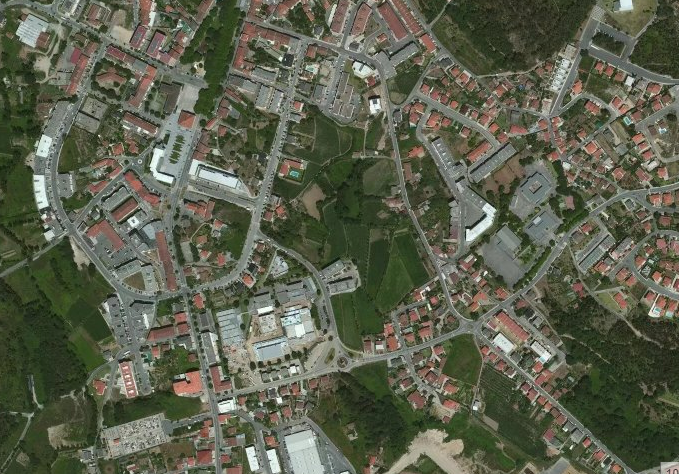
#> input picture library/test_files/braga_satellite.png, 679 x 474 px
$ jupyter execute --allow-errors Demo-RiskMaps.ipynb
#> lines starting #> are read from the running program, lines starting #| are printed output that depends on the picture
### library/RiskMaps.py
from osgeo import gdal
from osgeo import osr
import numpy as np
import os, sys
from tensorflow.keras.models import load_model
from random import seed,uniform
import json
import cv2
import math
from math import cos
from RiskLocation import acess_risk_location

# [16 lines left out: functions getImageBing, meters_to_lon, meters_to_lat, not called in this run]


def read_settings(f):
    with open(f) as fp:
        settings = json.load(fp)['settings']
    model1 = settings['model1']
    model2 = settings['model2']
    cell_x = settings["cell_size_x"]
    cell_y = settings["cell_size_y"]

    model1 = load_model(model1)
    model2 = load_model(model2)

    return (model1,model2,cell_x,cell_y)


# [100 lines left out: functions get_loc_img, calculate_risks, create_geoTiff, not called in this run]

def get_square(geofile):

    with open(geofile) as f:
        geodict = json.load(f)
    lon_min,lon_max,lat_min,lat_max = math.inf,-math.inf,math.inf,-math.inf

    for i in geodict['features'][0]['geometry']['coordinates'][0]:
        ##print(i)
        if i[0] < lon_min: lon_min=i[0]
        if i[0] > lon_max: lon_max=i[0]
        if i[1] < lat_min: lat_min=i[1]
        if i[1] > lat_max: lat_max=i[1]


    return (lon_min,lon_max,lat_min,lat_max)

##create_geoTiff(image_size=(2048,512))

def RiskLocationsFromLocation(GeoFile,out_loc="default.json",size=(1024,1024),accuracy="detailed"):
    global model1,model2,cell_x,cell_y

    height,width = size

    lon_min,lon_max,lat_min,lat_max = get_square(GeoFile)

    risks = calculate_risks(cell_x,cell_y,height,
                        width,lat_max,lat_min,lon_max,lon_min,
                            model1,model2,accuracy="detailed")

    with open(out_loc,"w") as f:
        json.dump(risks,f)


def RiskMapFromLocation(GeoFile,out_loc="default.tif",size=(1024,1024),accuracy="detailed"):
    global model1,model2,cell_x,cell_y

    height,width = size


    lon_min,lon_max,lat_min,lat_max = get_square(GeoFile)

    risks = calculate_risks(cell_x,cell_y,height,
                        width,lat_max,lat_min,lon_max,lon_min,
                            model1,model2,accuracy="detailed")

    create_geoTiff(risks,image_size = size,lat=(lat_min,lat_max),lon=(lon_min,lon_max),filename=out_loc,accuracy=accuracy)

def RiskMapFromRiskLocations(GeoFile,risks_loc="default.json",out_loc="default.tif",size=(1024,1024),accuracy="detailed"):

    height,width = size

    lon_min,lon_max,lat_min,lat_max = get_square(GeoFile)

    with open(risks_loc,"r") as f:
        risks = json.load(f)

    create_geoTiff(risks,image_size = size,lat=(lat_min,lat_max),lon=(lon_min,lon_max),filename=out_loc,accuracy=accuracy)

def load_models_and_settings(setting_file="settings.json"):
    global model1,model2,cell_x,cell_y

    model1,model2,cell_x,cell_y = read_settings("settings.json")


# [4 lines left out: function main, not called in this run]

##main()

### library/Demo-RiskMaps.ipynb
## RiskMap demo notebook
### This notebook contains examples on how to use different features from the RiskMap library,the examples used to showcase this features in two GeoJson files containing the specifications of two urban areas in the portuguese districts of Braga and Vila Real

[cell 1]
from RiskMaps import RiskMapFromRiskLocations,RiskMapFromLocation,RiskLocationsFromLocation,load_models_and_settings
import cv2
import matplotlib.pyplot as plt
import json

[cell 2]
def show_image(path,title):
#> called with path = 'test_files/braga_satellite.png', title = 'sattelite braga'
  f,ax = plt.subplots(1,1,figsize=(24,8))
  im = cv2.imread(path)
#> im is the input picture: shape (474, 679, 3); mean B, G, R 77.7, 96.1, 92.2
  ax.imshow(im)
  ax.axis('off')
  f.suptitle(title)
  plt.show()

#### load already trained models and other setting into memory

#> (a cell that did not finish here is left out)

### Use of the RiskMap library with the Braga GeoFile

#### Aerial image from a region in the district of Braga

[cell 4]
show_image("test_files/braga_satellite.png","sattelite braga")

#### Map from the same region

[cell 5]
show_image("test_files/braga_mapbox.png","map braga")
#> call 2 of show_image, with path = 'test_files/braga_mapbox.png', title = 'map braga'
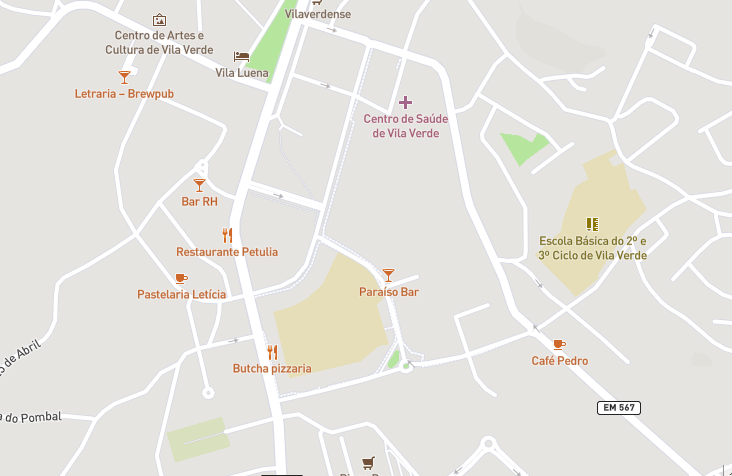
#> input picture library/test_files/braga_mapbox.png, 732 x 476 px
#> in show_image, im is the input picture: shape (476, 732, 3); mean B, G, R 222.8, 228.4, 230.6

#### Write the risk locations to a geojson file

[cell 6]
GeoFile = "test_files/braga_example.geojson"
size = (1024,1024)

#> (the rest of this cell did not finish here and is left out)


#> (a cell that did not finish here is left out)

#### Create the risk map using the risk locations file created before

#> (a cell that did not finish here is left out)


#> (a cell that did not finish here is left out)


#### Create the risk map for the same location

#> (a cell that did not finish here is left out)


#> (a cell that did not finish here is left out)


### Use of the RiskMap library with the Vila Real GeoFile

#### Aerial image from a region in the district of Vila Real

[cell 12]
show_image("test_files/vilareal_satellite.png","sattelite vila real")
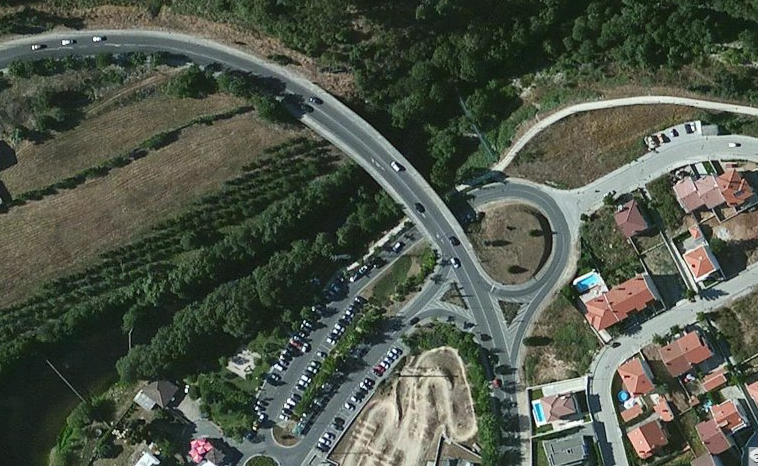
#> input picture library/test_files/vilareal_satellite.png, 758 x 466 px
#> in show_image, im is the input picture: shape (466, 758, 3); mean B, G, R 73.8, 86.5, 79.5

#### Map from the same region

[cell 13]
show_image("test_files/vilareal_mapbox.png","map vila real")
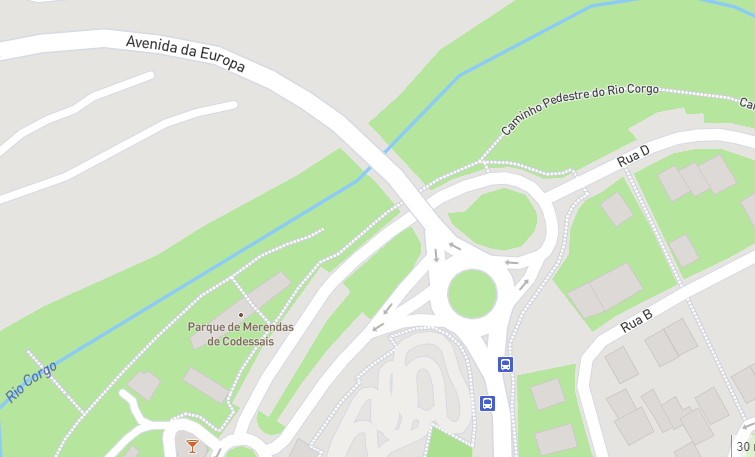
#> input picture library/test_files/vilareal_mapbox.png, 755 x 457 px
#> in show_image, im is the input picture: shape (457, 755, 3); mean B, G, R 202.2, 229.5, 212.4

#### Write the risk locations to a geojson file

[cell 14]
GeoFile = "test_files/vilareal_example.geojson"
size = (1024,1024)

#> (the rest of this cell did not finish here and is left out)


#> (a cell that did not finish here is left out)

#### Create the risk map using the risk locations file created before

#> (a cell that did not finish here is left out)


#> (a cell that did not finish here is left out)

#### Create the risk map for the same location

#> (a cell that did not finish here is left out)
